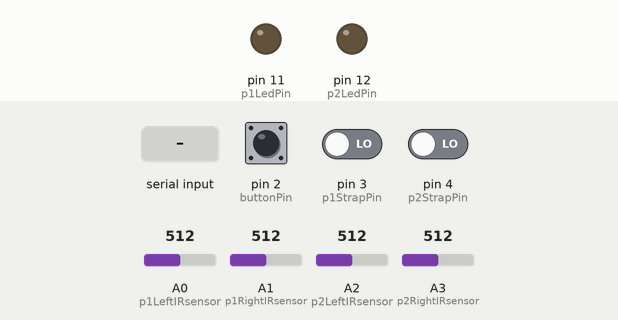
Recording of a sketch running on a simulated Arduino Uno, built with avr-gcc and run on an emulated ATmega328P. Shown: output pins drawn as LEDs (lit = HIGH). Inputs (shaded band) come from the test bench; at power-on: pin 2 (buttonPin) LOW, pin 3 (p1StrapPin) LOW, pin 4 (p2StrapPin) LOW, A0 (p1LeftIRsensor) = 512, A1 (p1RightIRsensor) = 512, A2 (p2LeftIRsensor) = 512, A3 (p2RightIRsensor) = 512. What the sketch prints to the serial monitor is not drawn.

Above: at 1.2 s.
1.3 s: "1" received over Serial
At 2.5 s:
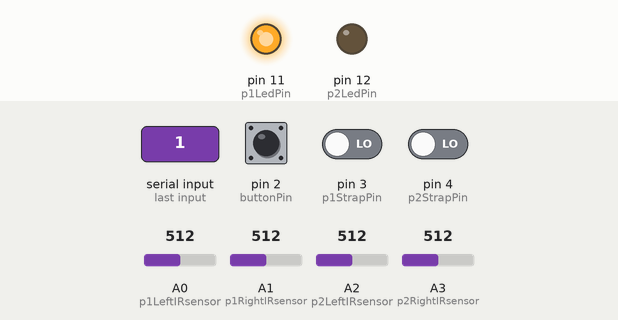
2.8 s: byte 0 (0) received over Serial
At 3.4 s:
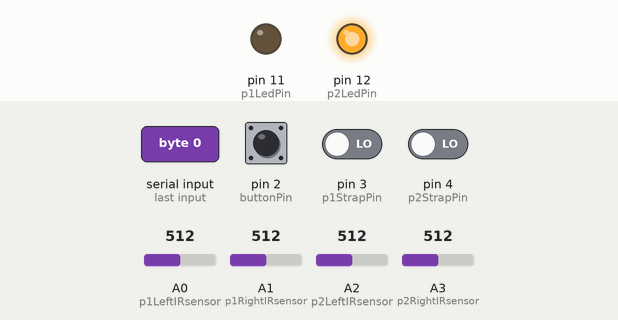
4.3 s: "0" received over Serial
At 5.5 s:
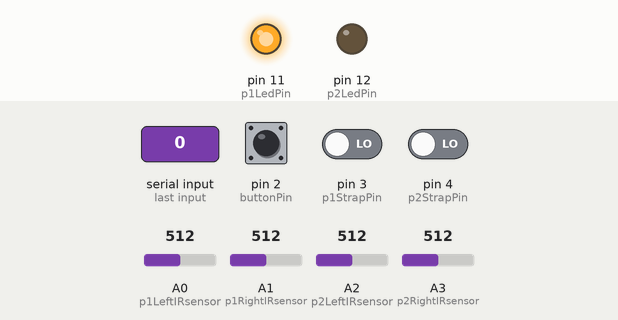
Timing chart, 0 to 7.3 s (numbered marks = the images above; inputs shaded):
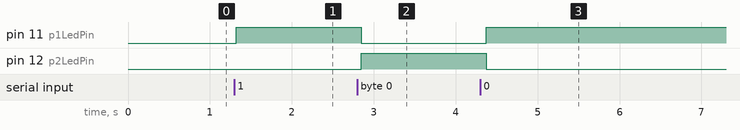

Measured:
- after the input at 1.3 s, pin 11 (p1LedPin): LOW → HIGH at once
- after the input at 2.8 s, pin 11 (p1LedPin): HIGH → LOW after 0.05 s; pin 12 (p2LedPin): LOW → HIGH after 0.05 s
- after the input at 4.3 s, pin 11 (p1LedPin): LOW → HIGH after 0.07 s; pin 12 (p2LedPin): HIGH → LOW after 0.07 s

The sketch:

OneMinuteToImpactArduino.ino
```cpp
int p1LedPin =  11;      // the number of the LED pin
int p2LedPin =  12;      // the number of the LED pin
int buttonPin = 2;        // the number of the pushbutton pin
int buttonState = 0;         // variable for reading the pushbutton status

int p1StrapPin = 3;        // the number of the pushbutton pin
int p1StrapState = 0;         // variable for reading the pushbutton status
int p2StrapPin = 4;        // the number of the pushbutton pin
int p2StrapState = 0;         // variable for reading the pushbutton status

int p1LeftIRsensor = A0;  // Analog input pin that the Player 1, Left IR is attached to
int p1RightIRsensor = A1;  // Analog input pin that the Player 1, Right IR is attached to
int p2LeftIRsensor = A2;  // Analog input pin that the Player 2, Left IR is attached to
int p2RightIRsensor = A3;  // Analog input pin that the Player 2, Right IR is attached to

int p1LeftSensorValue;        // value read from the pot Player 1, Left IR
int p1RightSensorValue;        // value read from the pot Player 1, Right IR
int p2LeftSensorValue;        // value read from the pot Player 2, Left IR
int p2RightSensorValue;        // value read from the pot Player 2, Right IR

int p1LeftMapValue;        // value output to the PWM (analog out) Player 1, Left IR
int p1RightMapValue;        // value output to the PWM (analog out) Player 1, Right IR
int p2LeftMapValue;        // value output to the PWM (analog out) Player 2, Left IR
int p2RightMapValue;        // value output to the PWM (analog out) Player 2, Right IR

boolean Debug = false;

void setup() {
  // initialize the LED pin as an output:
  pinMode(p1LedPin, OUTPUT);
  pinMode(p2LedPin, OUTPUT);
  // initialize the pushbutton pin as an input:
  pinMode(buttonPin, INPUT);
  // initialize the strap buttons as an input:
  pinMode(p1StrapPin, INPUT);
  pinMode(p2StrapPin, INPUT);
  // initialize serial communications at 9600 bps:
  Serial.begin(9600);
}

void loop() {
  //Ballon LED lights based on data from processing
  // send data only when you receive data:
  if (Serial.available() > 0) {
    // read the incoming byte:
    int ledValue = Serial.read();

    // say what you got:
    Serial.print("I received: ");
    Serial.println(ledValue, DEC);
    //if ledValue = 0, Player 1 has ballon, else Player 2 has ballon
    if(ledValue == 0)
    {
      digitalWrite(p1LedPin, LOW);
      digitalWrite(p2LedPin, HIGH);
    }
    else
    {
      digitalWrite(p2LedPin, LOW);
      digitalWrite(p1LedPin,HIGH);
    }
  }

  // read the state of the pushbutton value:
  buttonState = digitalRead(buttonPin);

  // read the state of the strap button values:
  p1StrapState = digitalRead(p1StrapPin);
  p2StrapState = digitalRead(p2StrapPin);

  // read the analog in value:
  p1LeftSensorValue = analogRead(p1LeftIRsensor);
  p1RightSensorValue = analogRead(p1RightIRsensor);
  p2LeftSensorValue = analogRead(p2LeftIRsensor);
  p2RightSensorValue = analogRead(p2RightIRsensor);

  // map it to the range of the analog out:
  p1LeftMapValue = 512 - map(p1LeftSensorValue, 0, 700, 0, 512);
  p1RightMapValue = 512 - map(p1RightSensorValue, 0, 700, 0, 512);
  p2LeftMapValue = 512 - map(p2LeftSensorValue, 0, 700, 0, 512);
  p2RightMapValue = 512 - map(p2RightSensorValue, 0, 700, 0, 512);


  // print the results to the serial monitor:
  String s = String(buttonState) + "," + String(p1StrapState) + "," + String(p2StrapState) + "," + String(p1LeftMapValue) + "," + String(p1RightMapValue) + "," + String(p2LeftMapValue) + "," + String(p2RightMapValue) + "!";
  if(Debug)
    Serial.println(s);
  else
    Serial.print(s);
/*
  Serial.print(p1StrapState, DEC);  // print sensor 1
  Serial.print(",");                // print ','
  Serial.print(p2StrapState, DEC);  // print sensor 1
  Serial.print(",");                // print ','
  Serial.print(buttonState, DEC);  // print sensor 1
  Serial.print(",");                // print ','
  Serial.print(p1LeftSensorValue, DEC);  // print sensor 1
  Serial.print(",");                // print ','
  Serial.print(p1RightSensorValue, DEC);  // print sensor 2
  Serial.print(",");                // print ','
  Serial.print(p2LeftSensorValue, DEC);  // print sensor 3
  Serial.print(",");                // print ','
  Serial.println(p2RightSensorValue, DEC);  // print sensor 4
*/
  // wait 300 milliseconds before the next loop
  // for the analog-to-digital converter to settle
  // after the last reading:
  delay(100);
}
```
